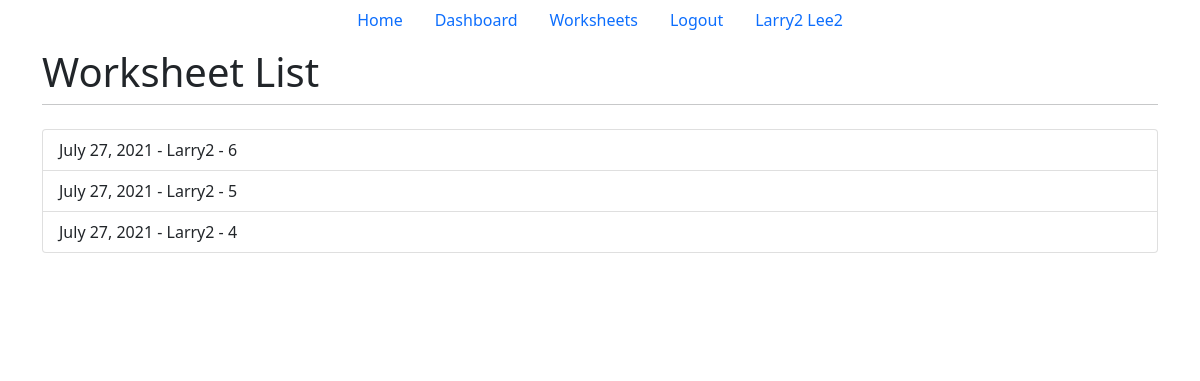
Screenshot of /worksheets/ (signed in) with the database file from the repository.
### main/models.py (models this page shows, shortened)
class Worksheet(models.Model):
    user = models.ForeignKey(
        User, on_delete=models.CASCADE, related_name="worksheet", null=True)
    name = models.CharField(max_length=20)
    date = models.DateField(name="date", auto_now_add=True)
    operations = [
        "REC",
        "BACK",
        "PROC",
        "SCAN",
        "R_PICK",
        "B_PICK",
        "S_PICK",
        "DEL",
        "LOAD",
        "Break",
        "Lunch",
        "Cleaning",
    ]
    stores = [
        116,
        167,
        215,
        254,
        279,
        517,
    ]
    class Meta:
        verbose_name = ("Worksheet")
        verbose_name_plural = ("Worksheets")

### main/views.py (the view)
# urls.py: path('worksheets/', views.worksheets, name="worksheets"),
def worksheets(response):
    return render(response, "worksheets.html", {})

### main/templates/worksheets.html (shortened to what this page needs)
{% extends 'base.html' %}
{% block title2 %}Worksheet List{% endblock title2 %}
{% block content %}
    {% if user.is_authenticated %}
        <div class="list-group">
            {% for ws in user.worksheet.all reversed %}
                <a href="/tracker/{{ws.id}}" class="list-group-item list-group-item-action">
                    {{ws.date}} - {{ws.name}} - {{ws.id}}
                </a>
            {% endfor %}
        </div>
    {% else %}
        <p>Login<a href="/login">Here</a></p>
    {% endif %}
{% endblock content %}

### main/templates/base.html (shortened to what this page needs)
<!doctype html>
<html lang="en">
<head>
    <link href="https://cdn.jsdelivr.net/npm/bootstrap@5.0.2/dist/css/bootstrap.min.css" rel="stylesheet"
>
</head>
<body>
    {% block nav %}
    <ul class="nav justify-content-center">
        <li class="nav-item">
            <a class="nav-link" href="/">Home</a>
        </li>
        <li class="nav-item">
            <a class="nav-link" href="/dashboard">Dashboard</a>
        </li>
        {% if user.is_authenticated %}
        <li class="nav-item">
            <a class="nav-link" href="/worksheets">Worksheets</a>
        </li>
        <li class="nav-item">
            <a class="nav-link" href="/logout">Logout</a>
        </li>
        <li>
            <a class="nav-link">{{user.first_name}} {{user.last_name}}</a>
        </li>
        {% endif %}
    </ul>
    {% endblock nav %}
    <div class="wrapper container" id="content" , name="content" , class="main">
        <div class="row justify-content-center">
            <div class="col-12">
                <h1 class="mt-2"> {% block title2 %}Task Tracker{% endblock title2 %}</h1>
                <hr class="mt-0 mb-4">
                {% block content %}
                {% endblock content %}
            </div>
        </div>
    </div>
    {% block foot %}
    <footer class="mt-auto"></footer>
    {% endblock foot %}
</body>
</html>

### main/templates/base.html (style rules this page uses)
footer { background: rgb(255, 255, 255); height: 100px; padding: auto; }
html, body { max-width: 100%; overflow-x: hidden; }

### rows the page displays
Worksheet: date "July 27, 2021", name "Larry2", id "6"
Worksheet: date "July 27, 2021", name "Larry2", id "5"
Worksheet: date "July 27, 2021", name "Larry2", id "4"

### other values shown
{{ user.first_name }} "Larry2"
{{ user.last_name }} "Lee2"
